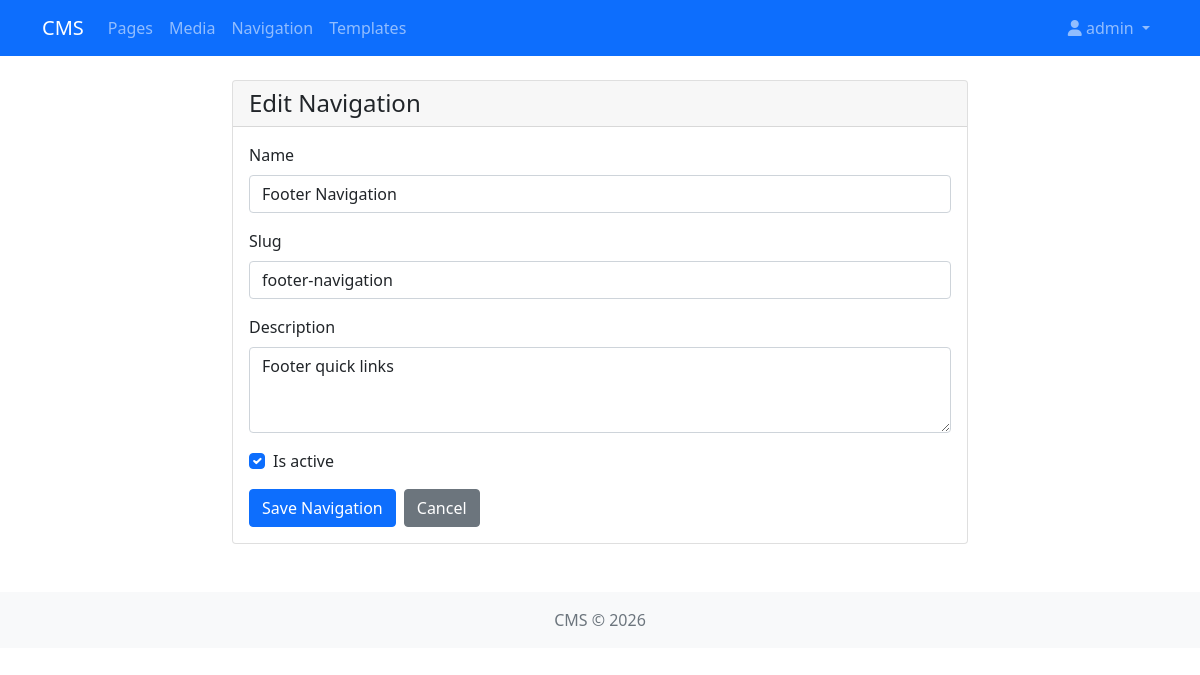
The app's page /navigation/2/edit/ (signed in) with its own data.
### navigation/models.py (models this page shows, shortened)
class Navigation(models.Model):
    name = models.CharField(max_length=255)
    slug = models.SlugField(max_length=255, unique=True)
    description = models.TextField(blank=True)
    is_active = models.BooleanField(default=True)
    created_by = models.ForeignKey(User, on_delete=models.CASCADE, related_name='navigations')
    created_at = models.DateTimeField(auto_now_add=True)
    updated_at = models.DateTimeField(auto_now=True)
    class Meta:
        verbose_name_plural = 'Navigations'
        ordering = ['name']

### navigation/views.py (the view)
# urls.py: path('<int:pk>/edit/', views.NavigationUpdateView.as_view(), name='navigation_update'),
class NavigationUpdateView(LoginRequiredMixin, UpdateView):
    model = Navigation
    form_class = NavigationForm
    template_name = 'navigation/navigation_form.html'
    success_url = reverse_lazy('navigation_list')

### navigation/forms.py
class NavigationForm(forms.ModelForm):
    class Meta:
        model = Navigation
        fields = ['name', 'slug', 'description', 'is_active']
        widgets = {
            'name': forms.TextInput(attrs={'class': 'form-control'}),
            'slug': forms.TextInput(attrs={'class': 'form-control'}),
            'description': forms.Textarea(attrs={'class': 'form-control', 'rows': 3}),
            'is_active': forms.CheckboxInput(attrs={'class': 'form-check-input'}),
        }

### navigation/templates/navigation/navigation_form.html (shortened to what this page needs)
{% extends 'base.html' %}
{% block content %}
<div class="row">
    <div class="col-lg-8 mx-auto">
        <div class="card">
            <div class="card-header">
                <h4 class="mb-0">{% if form.instance.pk %}Edit{% else %}New{% endif %} Navigation</h4>
            </div>
            <div class="card-body">
                <form method="post">
                    <div class="mb-3">
                        <label for="{{ form.name.id_for_label }}" class="form-label">{{ form.name.label }}</label>
                        {{ form.name }}
                    </div>
                    <div class="mb-3">
                        <label for="{{ form.slug.id_for_label }}" class="form-label">{{ form.slug.label }}</label>
                        {{ form.slug }}
                    </div>
                    <div class="mb-3">
                        <label for="{{ form.description.id_for_label }}" class="form-label">{{ form.description.label }}</label>
                        {{ form.description }}
                    </div>
                    <div class="mb-3 form-check">
                        {{ form.is_active }}
                        <label for="{{ form.is_active.id_for_label }}" class="form-check-label">{{ form.is_active.label }}</label>
                    </div>
                    <div class="d-flex gap-2">
                        <button type="submit" class="btn btn-primary">Save Navigation</button>
                        <a href="{% url 'navigation:navigation_list' %}" class="btn btn-secondary">Cancel</a>
                    </div>
                </form>
            </div>
        </div>
    </div>
</div>
{% endblock %}

### templates/base.html (shortened to what this page needs)
<!DOCTYPE html>
<html lang="en">
<head>
    <link href="https://cdn.jsdelivr.net/npm/bootstrap@5.1.3/dist/css/bootstrap.min.css" rel="stylesheet">
    <link href="https://cdnjs.cloudflare.com/ajax/libs/font-awesome/6.0.0/css/all.min.css" rel="stylesheet">
</head>
<body>
    <nav class="navbar navbar-expand-lg navbar-dark bg-primary">
        <div class="container">
            <a class="navbar-brand" href="/">CMS</a>
            <div class="collapse navbar-collapse" id="navbarNav">
                <ul class="navbar-nav me-auto">
                    <li class="nav-item">
                        <a class="nav-link" href="{% url 'pages:page_list' %}">Pages</a>
                    </li>
                    <li class="nav-item">
                        <a class="nav-link" href="{% url 'media:media_list' %}">Media</a>
                    </li>
                    <li class="nav-item">
                        <a class="nav-link" href="{% url 'navigation:navigation_list' %}">Navigation</a>
                    </li>
                    <li class="nav-item">
                        <a class="nav-link" href="{% url 'templates:template_list' %}">Templates</a>
                    </li>
                </ul>
                <ul class="navbar-nav">
                    {% if user.is_authenticated %}
                        <li class="nav-item dropdown">
                            <a class="nav-link dropdown-toggle" href="#" id="userDropdown" role="button" data-bs-toggle="dropdown">
                                <i class="fas fa-user"></i> {{ user.username }}
                            </a>
                        </li>
                    {% else %}
                        <li class="nav-item">
                            <a class="nav-link" href="/admin/login/">Login</a>
                        </li>
                    {% endif %}
                </ul>
            </div>
        </div>
    </nav>
    <main class="container my-4">
        {% block content %}{% endblock %}
    </main>
    <footer class="bg-light text-center py-3 mt-5">
        <div class="container">
            <p class="text-muted mb-0">CMS &copy; 2026</p>
        </div>
    </footer>
</body>
</html>

### records on screen
Navigation: name "Footer Navigation", slug "footer-navigation", description "Footer quick links", is_active "☑"

### other values on screen
{{ user.username }} "admin"
